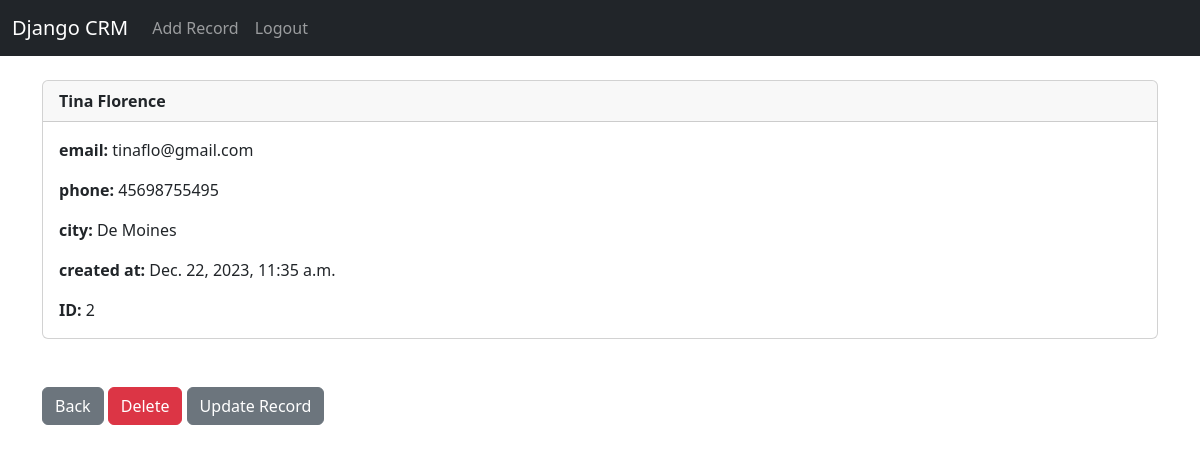
The page /record/2 (signed in) on the database its author committed.
### website/models.py (models this page shows, shortened)
class Record(models.Model):
    created_at = models.DateTimeField(auto_now_add=True)
    first_name = models.CharField(max_length = 50)
    last_name = models.CharField(max_length = 50)
    email = models.CharField(max_length = 100)
    phone = models.CharField(max_length = 15)
    city = models.CharField(max_length = 50)

### website/views.py (the view)
# urls.py: path('record/<int:pk>', views.customer_record, name='record'),
def customer_record(request, pk):
    if request.user.is_authenticated:
        customer_record = Record.objects.get(id=pk) #getting a single obj
        return render(request, 'record.html', {'customer_record': customer_record})
    else:
        messages.success(request, 'You must be logged in to view that page')
        return redirect('home')

### website/templates/record.html
{% extends 'base.html' %}
{% block content %}
<div class="card">
  <div class="card-header"><strong>
    	{{ customer_record.first_name }}
		{{ customer_record.last_name }}</strong>
  </div>
  <div class="card-body">
<p class="card-text">
<strong>email: </strong>{{ customer_record.email }}</p>
<p class="card-text">
<strong>phone: </strong>{{ customer_record.phone }}
</p>
<p class="card-text">
<strong>city: </strong>{{ customer_record.city }}</p>
<p class="card-text">
<strong>created at: </strong>{{ customer_record.created_at }}</p>
<p class="card-text">
<strong>ID: </strong>{{ customer_record.id }}</p>
  </div>
</div>
<br/><br/>
<a href="{% url 'home' %}" class="btn btn-secondary">Back</a>
<a href="{% url 'delete_record' customer_record.id %}" class="btn btn-danger">Delete</a>
<a href="{% url 'update_record' customer_record.id %}" class="btn btn-secondary">Update Record</a>
{% endblock %}

### rows shown on the page
Record: first_name "Tina", last_name "Florence", email "tinaflo@gmail.com", phone "45698755495", city "De Moines", created_at "Dec. 22, 2023, 11:35 a.m.", id "2"
